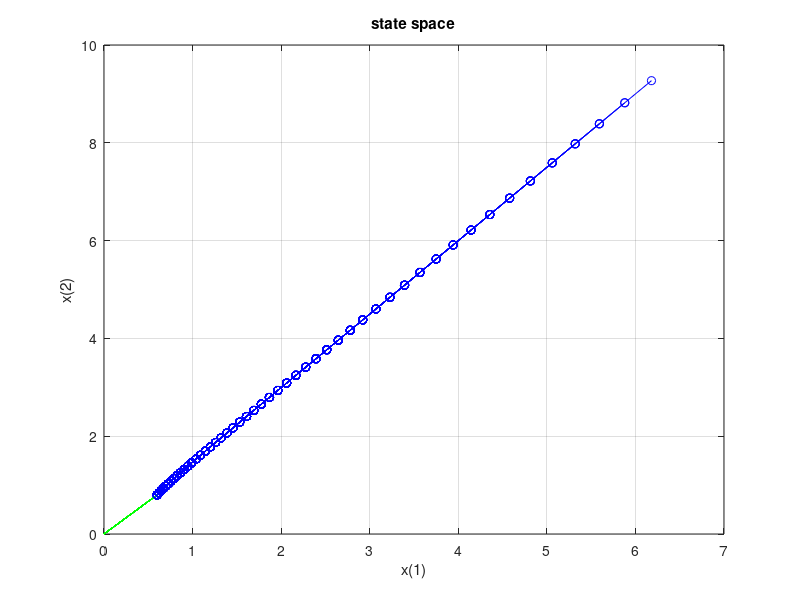
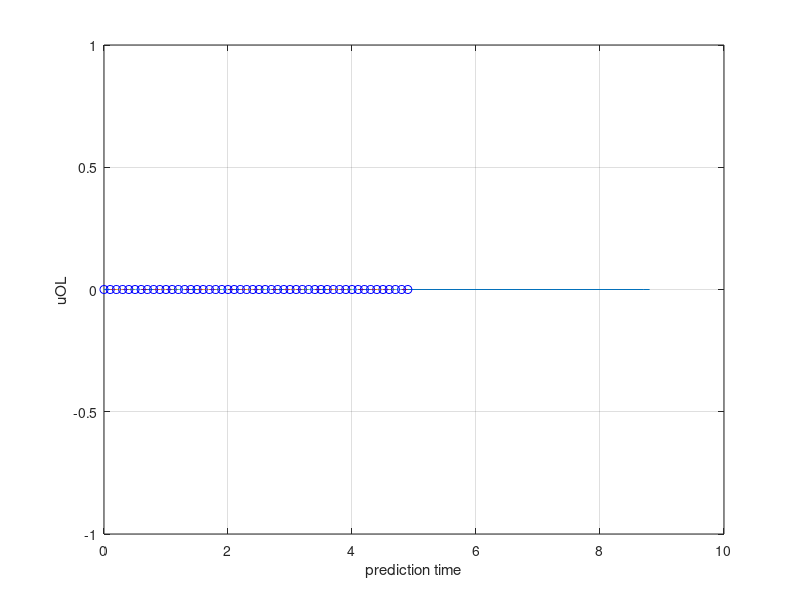
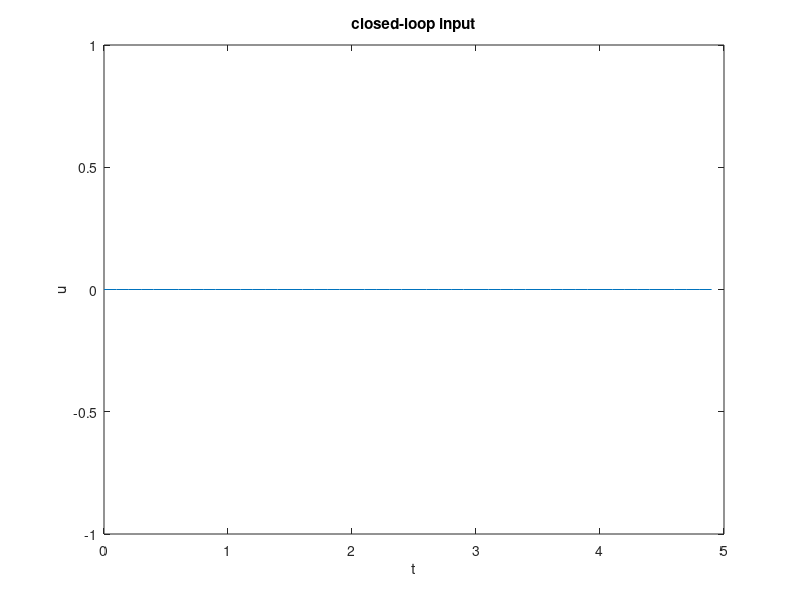

These figures' MATLAB source, in order:
function QP_Exercise


% clear workspace, close open figures, clear command window
clear all
close all
clc


% Set options
tol_opt       = 1e-8;
options = optimset('Display','off',...
    'TolFun', tol_opt,...
    'MaxIter', 10000,...
    'Algorithm', 'interior-point-convex',...
    'TolConSQP', 1e-6);

warning off

% Number of MPC iterations (simulation length)
mpciterations = 50;

% Prediction time (continuous prediction horizon)
T = 4;

% Discretization steps
delta = 0.1;

% Prediction horizon
N = T/delta;

% System dynamics (continous)
Ac = [-1 1;0 0.5];
Bc = [0;1];

n = length(Ac(1,:)); % state dimension
m = length(Bc(1,:)); % input dimension

sysc = ss(Ac,Bc,eye(n),zeros(n,m));

% System dynamics (discrete-time) by exact discretization (zero-order hold)
sysd = c2d(sysc, delta, 'zoh');
Ad = sysd.A;
Bd = sysd.B;

% Terminal state
xTerm = [0.0; 0.0];

% Cost parameters
Q = 0.5*eye(n);
R = 1;

% initial conditions
tmeasure        = 0.0;          % initial time
xmeasure        = [0.6;0.8];   % initial state

% Initial guess for open-loop input sequence
u0              = repmat(zeros(m,1),N,1);
% Initial guess for the open-loop state sequence (order: [x_1(0);x_2(0);x_1(1);x_2(1);...])
x0              = repmat(xmeasure, N+1,1);

% Inequality constraints (H_x*x <= k_x   and   H_u*u <= k_u)
H_x = [1 0;
    -1 0;
    0 1;
    0 -1];
k_x = [1;
    1;
    1;
    1];

H_u = [1;
    -1];
k_u = [1;
    1];
%% 
% ==============================================
% Implement the MPC iteration
% ==============================================

% Use the quadprog command to solve the optimization problem
% quadprog has the following command

%x = quadprog(H,f,A,b,Aeq,beq,[],[],x0,options)

% x:        optimal solution
% 
% H:        quadratic part of the cost
% f:        linear part of the cost
% A, b:     inequality constraints A x <= b
% Aeq, beq: equality constraints Aeq x = beq
% x0:       inital guess for the optimization
% options:  options for the solver


% Set variables for output
t = [];
x = [];
u = [];

% Define Matrices for quadprog
% State, input, and terminal constraints and constraints for dynamics
% Use matlab functions repmat if necessary
 
    % Inequality constraints
    Ax=[];
    bx=[];
    Au=[];
    bu=[];
    for k = 1:N
       Ax=blkdiag(Ax,H_x); 
       bx=[bx;k_x];
       Au=blkdiag(Au,H_u);
       bu=[bu;k_u];
    end 
    clear ('k')
    
    Ax=blkdiag(Ax,H_x);
    bx=[bx;k_x];
    
    A=blkdiag(Ax,Au);
    b=[bx;bu];
    % Equality constraints (dynamics)
   Aeq=zeros(n*(N+2),n*(N+1)+m*N);
   beq=zeros(n*(N+2),1);
    for k = 0:N-1
        Aeq(n*k+1:n*(k+1), 1:n*(N+1))=[zeros(n,n*k),Ad,-eye(n),zeros(n,n*(N-1-k))];
        Aeq(n*k+1:n*(k+1),n*(N+1)+1:end)=[zeros(n,m*k),Bd,zeros(n,m*(N-1-k))];
    end
    
    clear('k')
    % Equality constraints (initial constraint)
    Aeq(n*N+1:n*(N+1),:)=[eye(n),zeros(n,m*N+n*N)];
    beq(n*N+1:n*(N+1))=xmeasure;
    
    % Equality constraints (terminal constraint)
    Aeq(n*(N+1)+1:n*(N+2),:)=[zeros(n,n*N),eye(n),zeros(n,m*N)];
    beq(n*(N+1)+1:n*(N+2))=xTerm;
    
    % Cost function
    %stage cost
    Qstack=[];
    Rstack=[];
    for k = 1:N
        Qstack = blkdiag(Qstack,delta*Q);
        Rstack = blkdiag(Rstack,delta*R);
    end
    clear('k')
    %terminal cost=0
    Qstack = blkdiag(Qstack,zeros(n));
    
    %overall cost
    H = blkdiag(Qstack, Rstack);
    f = zeros(1,n*(N+1)+m*N);
 %%    
% Print Header
fprintf('   k  |      u(k)        x(1)        x(2)     Time \n');
fprintf('---------------------------------------------------\n');


for ii = 1:mpciterations
       
    %update constraints (initial constraint) based on current state x_measure
    beq(n*N+1:n*(N+1))=xmeasure;   
    
    t_Start = tic;
    
    % Solve optimization problem
    solutionOL = quadprog(H, f, A, b, Aeq, beq, [], [], [x0;u0], options);
    
    % Derive the optimal predicted state and input sequence
    x_OL_tilde=solutionOL(1:n*(N+1),1);
    u_OL_tilde=solutionOL(n*(N+1)+1:end,1);
    x_OL = reshape(x_OL_tilde,n,N+1);
    u_OL = reshape(u_OL_tilde,m,N);
    
    t_Elapsed = toc( t_Start );
    
    % Store closed-loop data
    t = [ t, tmeasure ];
    x = [ x, xmeasure ];
    u = [ u, u_OL(:,1) ];
    
    % Update the closed-loop system
    tmeasure = tmeasure + delta;
    xmeasure = Ad * xmeasure + Bd * u_OL(1:m);
    
    % Prepare warmstart solution for next time step (take the endpiece of the optimal open-loop solution 
    % and add a last piece)
    x0 = [x_OL_tilde(n+1:end);zeros(n,1)];
    u0=[u_OL_tilde(m+1:end);zeros(m,1)];
    
    
    % Print results
    fprintf(' %3d  | %+11.6f %+11.6f %+11.6f  %+6.3f\n', ii, u(end),...
        x(1,end), x(2,end),t_Elapsed);
    
    % Plot state sequences (open-loop and closed-loop) in state space plot (x_1;x_2)
    f1 = figure(1);
    plot(x(1,:),x(2,:),'b'), grid on, hold on,
    plot(x_OL(1,:),x_OL(2,:),'g')
    plot(x(1,:),x(2,:),'ob')
    xlabel('x(1)')
    ylabel('x(2)')
    title('state space')
    drawnow
    
    % Plot input sequences (open-loop and closed-loop) over time
    f2 = figure(2);
    stairs(t(end)+delta*(0:1:N-1),u_OL), grid on, hold on,
    plot(t(end),u(end),'bo')
    xlabel('prediction time')
    ylabel('uOL')
    drawnow
    
end


f3 = figure(3);
stairs(t,u);
xlabel('t')
ylabel('u')
title('closed-loop input')


end